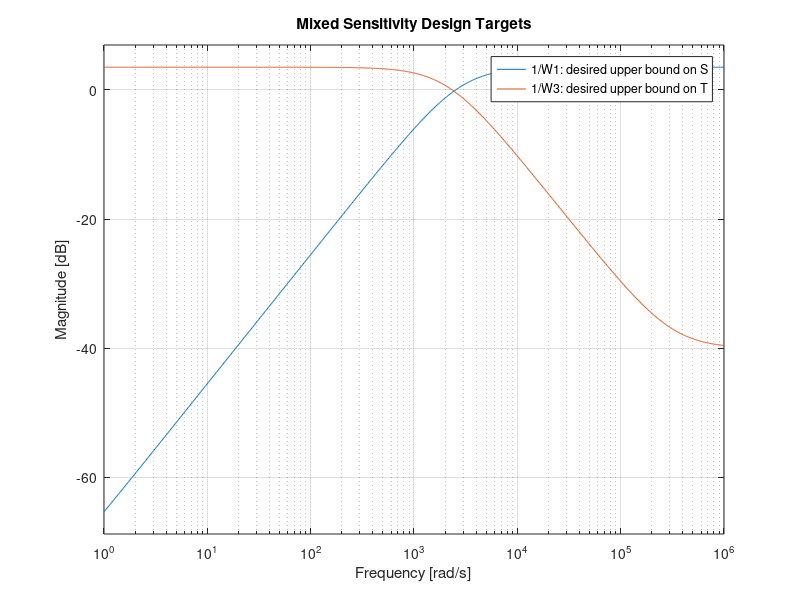

MATLAB code to generate this figure: (Note: this script raises an error after producing the figure.)
clear; clc; close all;

%% Plant from 1(a)
s = tf('s');

G = (0.08876*s^6 - 876.1*s^5 + 1.136e7*s^4 - 4.345e10*s^3 ...
    + 4.097e14*s^2 - 2.095e17*s + 3.082e21) / ...
    (s^6 + 1021*s^5 + 7.856e7*s^4 + 5.129e10*s^3 ...
    + 1.342e15*s^2 + 3.65e17*s + 5.421e21);

G = minreal(G);

%% Desired bandwidth
fbw_des = 300;              % Hz
wbw = 2*pi*fbw_des;         % rad/s

%% Mixed sensitivity weights
%
% W1 shapes S.
% Requirement:
%   Ms <= 1.5
%   S(0) < -80 dB
%   20 dB/dec slope below bandwidth
%
% Standard form:
%   W1 = (s/Ms + wbw)/(s + wbw*A)
%
% Then:
%   1/W1(0) = A  -> desired low-frequency S
%   1/W1(inf) = Ms -> peak S bound

Ms = 1.5;
A  = 1e-4;          % gives S(0) approx -80 dB

W1 = (s/Ms + wbw)/(s + wbw*A);

%
% W2 shapes control effort CS.
% Requirement:
%   |C*S| <= 10
%
% So choose:
%   W2 = 1/10
%

W2 = 0.1;

%
% W3 shapes T.
% Requirements:
%   |T| < -3 dB at 500 Hz
%   max |T| <= 1.5
%   |T| < -40 dB as w -> infinity
%
% Choose inverse bound 1/W3:
%   low-frequency upper bound ~ 1.5
%   high-frequency upper bound ~ 0.01
%   transition near 500 Hz
%

Mt = 1.5;
At = 0.01;
wt = 2*pi*500;

W3 = (s + wt/Mt)/(At*s + wt);

%% Plot inverse weights as design targets
figure;
bodemag(1/W1, 1/W3, {1,1e6});
grid on;
legend('1/W1: desired upper bound on S', ...
       '1/W3: desired upper bound on T');
title('Mixed Sensitivity Design Targets');
saveCurrentFigure('1c_mixed_sensitivity_design_targets');

%% H-infinity mixed sensitivity synthesis
[Cinf, CL, gamma] = mixsyn(G,W1,W2,W3);

Cinf = minreal(Cinf);

fprintf('\nMixed sensitivity H-infinity controller:\n');
Cinf

fprintf('\nAchieved gamma = %.6f\n', gamma);

%% Closed-loop functions
Linf = minreal(G*Cinf);
Sinf = feedback(1,Linf);
Tinf = feedback(Linf,1);
CSinf = minreal(Cinf*Sinf);

%% Compute sensitivity bandwidth from -3 dB crossing
w = logspace(0,6,10000);
[magS,~,wout] = bode(Sinf,w);
magS = squeeze(magS);

target = 10^(-3/20);
idx = find(magS(1:end-1) < target & magS(2:end) >= target, 1, 'first');

if ~isempty(idx)
    wbw_actual = wout(idx);
    fbw_actual = wbw_actual/(2*pi);
else
    wbw_actual = NaN;
    fbw_actual = NaN;
end

fprintf('\nActual sensitivity bandwidth = %.3f Hz\n', fbw_actual);
fprintf('Peak |S| = %.4f\n', norm(Sinf,inf));
fprintf('Peak |T| = %.4f\n', norm(Tinf,inf));
fprintf('Peak |C*S| = %.4f\n', norm(CSinf,inf));

%% Check T at 500 Hz
T_500 = abs(freqresp(Tinf,2*pi*500));
T_500_db = 20*log10(T_500);

fprintf('|T(j2pi500)| = %.4f = %.2f dB\n', T_500, T_500_db);

%% Check DC gain of S
S0 = abs(evalfr(Sinf,0));
S0_db = 20*log10(S0);

fprintf('|S(0)| = %.4e = %.2f dB\n', S0, S0_db);

%% Plots
figure;
bodemag(Sinf,1/W1,{1,1e6});
grid on;
legend('|S|','1/|W1|');
title('Sensitivity Function vs Desired Bound');
saveCurrentFigure('1c_sensitivity_vs_bound');

figure;
bodemag(Tinf,1/W3,{1,1e6});
grid on;
legend('|T|','1/|W3|');
title('Complementary Sensitivity Function vs Desired Bound');
saveCurrentFigure('1c_complementary_sensitivity_vs_bound');

figure;
bodemag(CSinf,10*tf(1),{1,1e6});
grid on;
legend('|C_\infty S|','Control effort limit = 10');
title('Control Effort Transfer Function');
saveCurrentFigure('1c_control_effort');

figure;
margin(Linf);
grid on;
title('Loop Transfer Function with H-infinity Controller');
saveCurrentFigure('1c_hinf_loop_margin');
